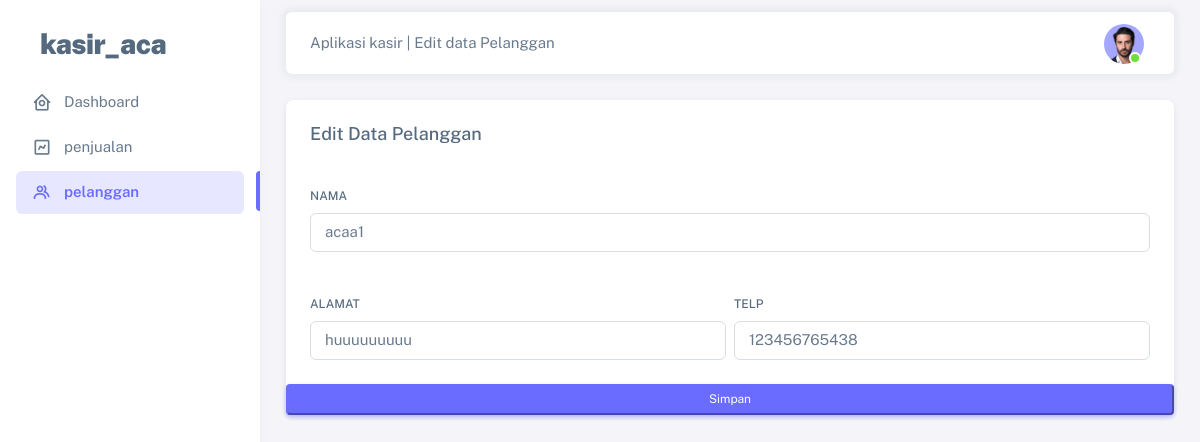
Screenshot of /pelanggan/edit/3 with the database file from the repository.
### tables this page shows
CREATE TABLE `pelanggan` (
  `id_pelanggan` int(11) NOT NULL,
  `nama` varchar(30) NOT NULL,
  `alamat` varchar(30) NOT NULL,
  `telp` varchar(20) NOT NULL
);

### application/libraries/template.php (called while the page is built, shortened)
<?php
class Template {
    var $template_data = array();
    function set($name, $value) {
        $this->template_data[$name] = $value;
    }
    function load($template = '', $view = '', $view_data = array(), $return = FALSE) {
        $this->CI = &get_instance();
        $this->set('contents', $this->CI->load->view($view, $view_data, TRUE));
        return $this->CI->load->view($template, $this->template_data, $return);
    }
}

### application/controllers/pelanggan.php (called while the page is built, shortened)
<?php
class Pelanggan extends CI_Controller {
    public function edit($id_pelanggan){
        $this->db->from('pelanggan')->where('id_pelanggan',$id_pelanggan);
        $user = $this->db->get()->row();
        $data = array(
            'judul_halaman' => 'Aplikasi kasir | Edit data Pelanggan',
            'user'          => $user
        );
        $this->template->load('template','pelanggan_edit',$data);
    }
}

### index.php (called while the page is built, shortened)
<?php
require_once BASEPATH.'core/CodeIgniter.php';

### application/views/pelanggan_edit.php (the view, shortened to what this page needs)
<form action="<?= base_url('pelanggan/update') ?>" method="post">
<div class="col-md-12">
	<div class="card mb-4">
		<h5 class="card-header">Edit Data Pelanggan</h5>
		<div class="card-body demo-vertical-spacing demo-only-element">
			<form action="<?= base_url('pelanggan/update')?>" method="post">
				<div class="row">
					<div class="col mb-3">
						<label class="form-label">Nama</label>
						<input type="text" name="nama" class="form-control" value="<?= $user->nama ?>">
					</div>
				</div>
				<div class="row g-2">
					<div class="col mb-0">
						<label class="form-label">Alamat</label>
						<input type="text" class="form-control" name="alamat" value="<?= $user->alamat ?>">
					</div>
					<div class="col mb-0">
						<label class="form-label">telp</label>
						<input type="text" class="form-control" name="telp" value="<?= $user->telp ?>">
					</div>
				</div>
				</div>
				<button type="submit" class="btn-sm btn-primary">Simpan</button>
		</div>
		</form>
	</div>
</div>

### assets/sneat/assets/css/demo.css (style rules this page uses)
.demo-vertical-spacing > * { margin-top: 1rem !important; margin-bottom: 0 !important; }

### rows the page displays
pelanggan: nama "acaa1", alamat "huuuuuuuuu", telp "123456765438"

### other values shown
$judul_halaman "Aplikasi kasir | Edit data Pelanggan"
